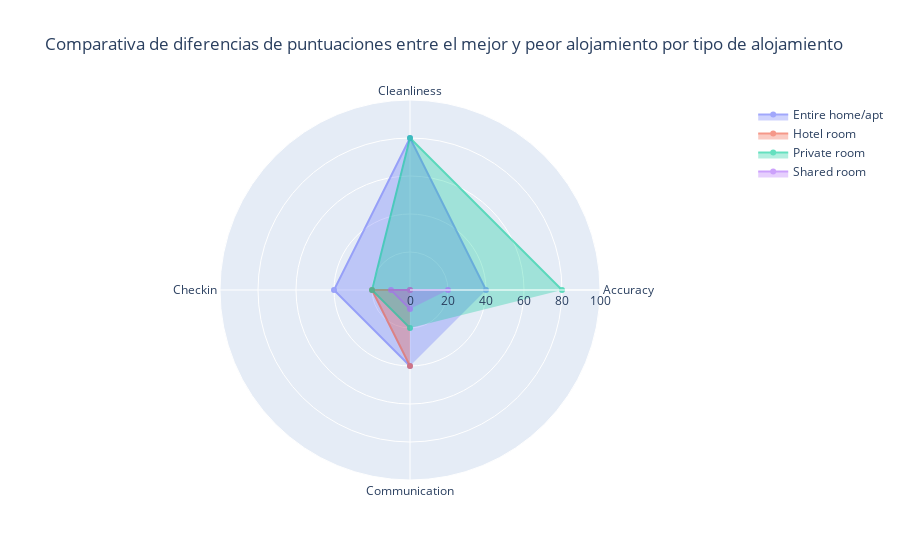

The notebook cell saved with this chart:
### Markdown cell above
Segmentamos por tipo de alojamiento

### Code cell
# Filtrar filas con datos completos
df_clean = df.dropna(subset=cols + ['review_scores_value', 'room_type'])

# Agrupar solo por tipo de alojamiento
grouped = df_clean.groupby('room_type')

# Inicializar figura
fig = go.Figure()

# Añadir una traza por tipo de alojamiento
for room_type, group in grouped:
    mejor = group.loc[group['review_scores_value'].idxmax()]
    peor = group.loc[group['review_scores_value'].idxmin()]
    diferencias = (mejor[cols] - peor[cols])

    # Etiquetas más limpias
    theta_labels = diferencias.index.str.replace('review_scores_', '').str.capitalize()
    r_values = diferencias.values

    fig.add_trace(go.Scatterpolar(
        r=r_values,
        theta=theta_labels,
        fill='toself',
        name=room_type,
        mode='lines+markers',
        opacity=0.6  # Mejora la legibilidad al superponer
    ))

# Configuración del gráfico
fig.update_layout(
    polar=dict(
        radialaxis=dict(
            visible=True,
            range=[0, df_clean[cols].max().max()]
        )
    ),
    title="Comparativa de diferencias de puntuaciones entre el mejor y peor alojamiento por tipo de alojamiento",
    showlegend=True
)

fig.show()

### Figure 1 — Plotly figure (JSON) as saved in the notebook; plotly's stock layout.template omitted (floating-point values rounded to 4 significant figures)
{"data": [{"fill": "toself", "mode": "lines+markers", "name": "Entire home/apt", "opacity": 0.6, "r": [40, 80, 40, 40], "theta": ["Accuracy", "Cleanliness", "Checkin", "Communication"], "type": "scatterpolar"}, {"fill": "toself", "mode": "lines+markers", "name": "Hotel room", "opacity": 0.6, "r": [-40, 0, 20, 40], "theta": ["Accuracy", "Cleanliness", "Checkin", "Communication"], "type": "scatterpolar"}, {"fill": "toself", "mode": "lines+markers", "name": "Private room", "opacity": 0.6, "r": [80, 80, 20, 20], "theta": ["Accuracy", "Cleanliness", "Checkin", "Communication"], "type": "scatterpolar"}, {"fill": "toself", "mode": "lines+markers", "name": "Shared room", "opacity": 0.6, "r": [20, 0, 10, 10], "theta": ["Accuracy", "Cleanliness", "Checkin", "Communication"], "type": "scatterpolar"}], "layout": {"polar": {"radialaxis": {"range": [0, 100], "visible": true}}, "showlegend": true, "title": {"text": "Comparativa de diferencias de puntuaciones entre el mejor y peor alojamiento por tipo de alojamiento"}}}
